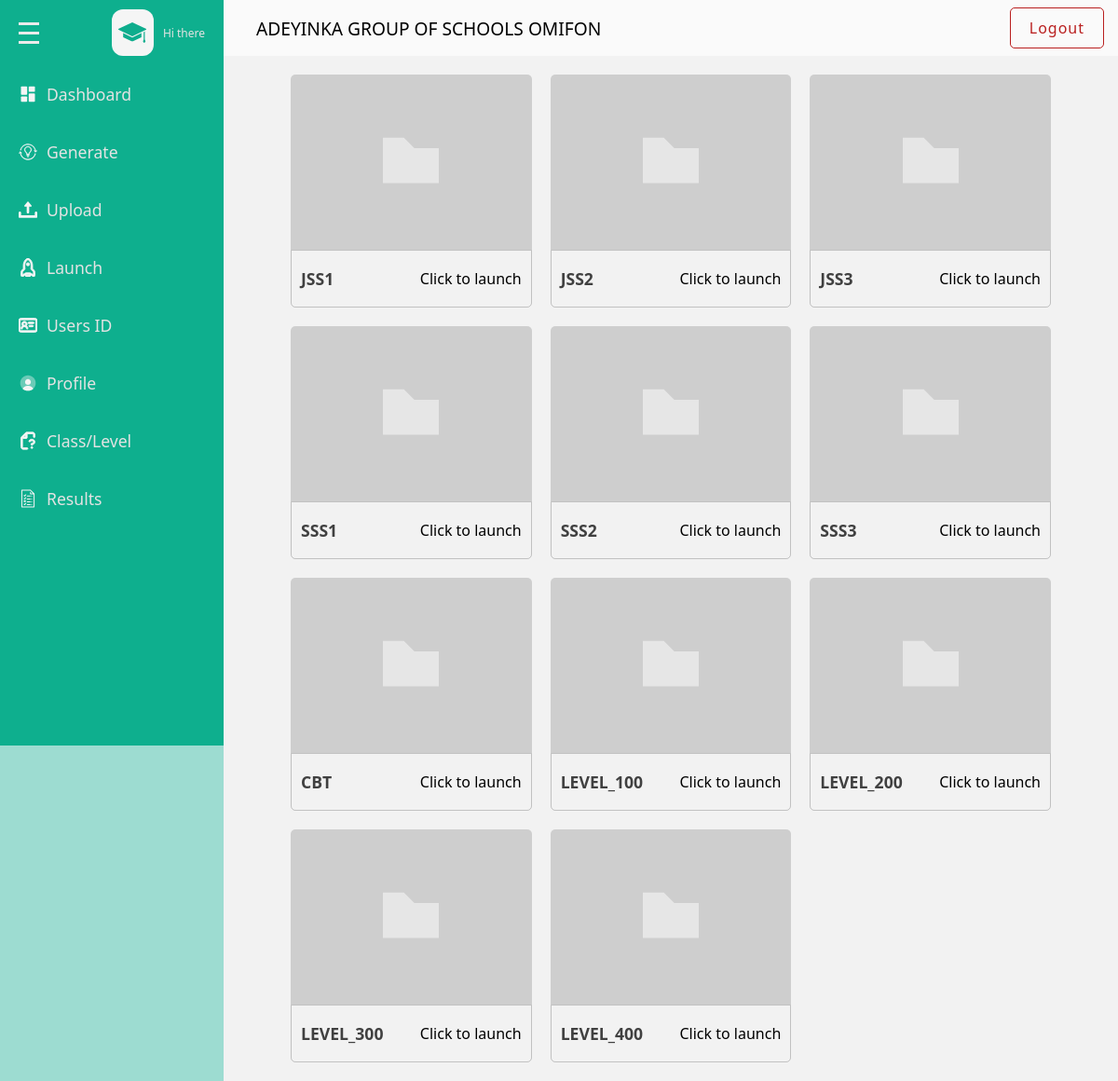
Before: /admins/question with the older database file.
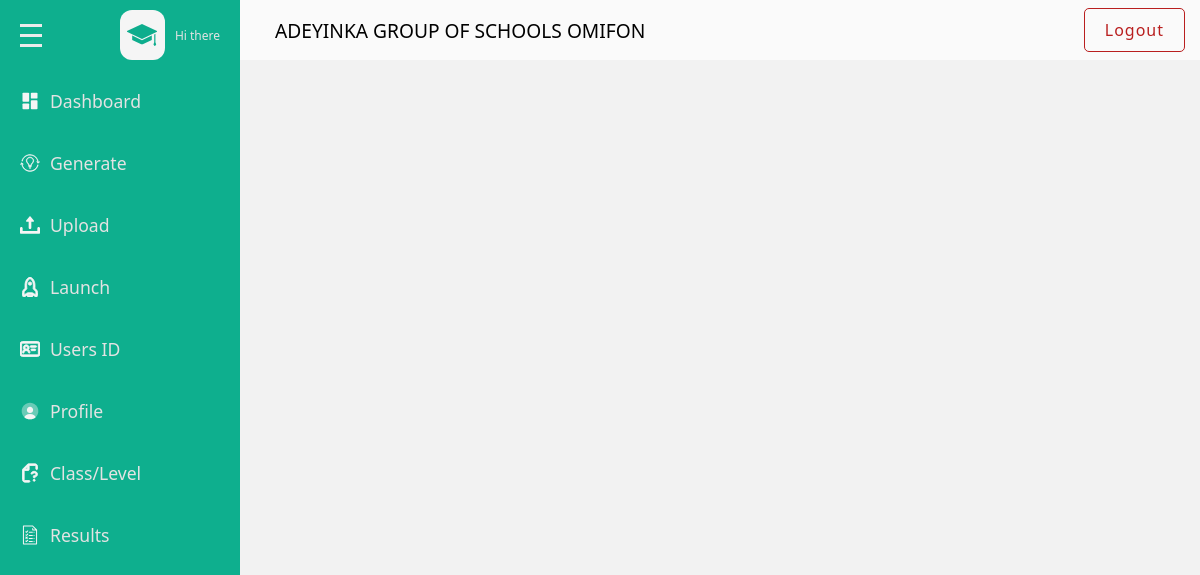
After: the same page with the newer database file.
### base/models.py (models this page shows, shortened)
class ClassOrLevel(models.Model):
    CLASS_LEVEL_CHOICES = [
        ('jss1', 'JSS 1'),
        ('jss2', 'JSS 2'),
        ('jss3', 'JSS 3'),
        ('sss1', 'SSS 1'),
        ('sss2', 'SSS 2'),
        ('sss3', 'SSS 3'),
        ('cbt', 'CBT'),
        ('level_100', 'Level 100'),
        ('level_200', 'Level 200'),
        ('level_300', 'Level 300'),
        ('level_400', 'Level 400'),
    ]
    name = models.CharField(max_length=20, choices=CLASS_LEVEL_CHOICES)

### admins/views.py (the view)
# urls.py: path('question',views.question,name='question'),
def question(request):
    school_name =get_object_or_404(Name_School)
    classes = ClassOrLevel.objects.all()
    context ={
        'subject':subject,
        'school_name':school_name,
        'classes':classes,
    }
    return render (request, 'admins/question.html',context)

### base/templates/admins/question.html (shortened to what the changed rows need)
{% load static %}
<!DOCTYPE html>
<html lang="en">
<head>
    <link rel = "stylesheet" href = "{% static 'css/style.css' %}"/>
</head>
<body>
    <div class = "page">
        <div class = "wrapper">
                                <!DOCTYPE svg PUBLIC "-//W3C//DTD SVG 1.1//EN" "http://www.w3.org/Graphics/SVG/1.1/DTD/svg11.dtd">
                                <!DOCTYPE svg PUBLIC "-//W3C//DTD SVG 1.1//EN" "http://www.w3.org/Graphics/SVG/1.1/DTD/svg11.dtd">
                                <!DOCTYPE svg PUBLIC "-//W3C//DTD SVG 1.1//EN" "http://www.w3.org/Graphics/SVG/1.1/DTD/svg11.dtd">
                                <!DOCTYPE svg PUBLIC "-//W3C//DTD SVG 1.1//EN" "http://www.w3.org/Graphics/SVG/1.1/DTD/svg11.dtd">
                                <!DOCTYPE svg PUBLIC "-//W3C//DTD SVG 1.1//EN" "http://www.w3.org/Graphics/SVG/1.1/DTD/svg11.dtd">
                                <!DOCTYPE svg PUBLIC "-//W3C//DTD SVG 1.1//EN" "http://www.w3.org/Graphics/SVG/1.1/DTD/svg11.dtd">
                                <!DOCTYPE svg PUBLIC "-//W3C//DTD SVG 1.1//EN" "http://www.w3.org/Graphics/SVG/1.1/DTD/svg11.dtd">
                                <!DOCTYPE svg PUBLIC "-//W3C//DTD SVG 1.1//EN" "http://www.w3.org/Graphics/SVG/1.1/DTD/svg11.dtd">
                                <!DOCTYPE svg PUBLIC "-//W3C//DTD SVG 1.1//EN" "http://www.w3.org/Graphics/SVG/1.1/DTD/svg11.dtd">
            <div class = "main-content">
                <div class = "question-pdf-box-wrapper">
                    {% for classes in classes %}
                    <div class= "question-pdf-box">
                        <a  href  = "{% url 'admins:term' classes.pk%}" class = "pdf-graphics flex-center">
                            <!DOCTYPE svg PUBLIC "-//W3C//DTD SVG 1.1//EN" "http://www.w3.org/Graphics/SVG/1.1/DTD/svg11.dtd">
                        </a>
                        <div class="question-pdf-details flex">
                            <h3 class ="question-pdf-name">{{classes.name|upper}}</h3>
                            <a href = "#" class = "launch-link">Click to launch</a>
                        </div>
                    </div>
                    {% endfor %}
                </div>
            </div>
        </div>
    </div>
</body>
</html>

Changed rows visible on the page:
removed ClassOrLevel: name "JSS1"
removed ClassOrLevel: name "JSS2"
removed ClassOrLevel: name "JSS3"
removed ClassOrLevel: name "SSS1"
removed ClassOrLevel: name "SSS2"
removed ClassOrLevel: name "SSS3"
removed ClassOrLevel: name "CBT"
removed ClassOrLevel: name "LEVEL_100"
removed ClassOrLevel: name "LEVEL_200"
removed ClassOrLevel: name "LEVEL_300"
removed ClassOrLevel: name "LEVEL_400"
